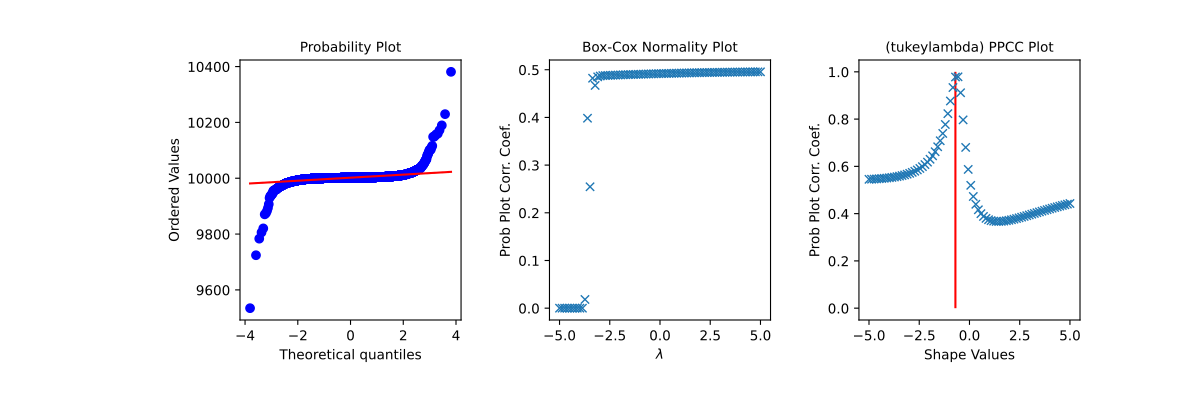

Here is the Python script that generated this plot:
# First we generate some random data from a Tukey-Lambda distribution,
# with shape parameter -0.7:

from scipy import stats
import matplotlib.pyplot as plt
rng = np.random.default_rng()
x = stats.tukeylambda.rvs(-0.7, loc=2, scale=0.5,
                          size=10000, random_state=rng) + 1e4

# Now we explore this data with a PPCC plot as well as the related
# probability plot and Box-Cox normplot.  A red line is drawn where we
# expect the PPCC value to be maximal (at the shape parameter -0.7 used
# above):

fig = plt.figure(figsize=(12, 4))
ax1 = fig.add_subplot(131)
ax2 = fig.add_subplot(132)
ax3 = fig.add_subplot(133)
res = stats.probplot(x, plot=ax1)
res = stats.boxcox_normplot(x, -5, 5, plot=ax2)
res = stats.ppcc_plot(x, -5, 5, plot=ax3)
ax3.vlines(-0.7, 0, 1, colors='r', label='Expected shape value')
plt.show()
